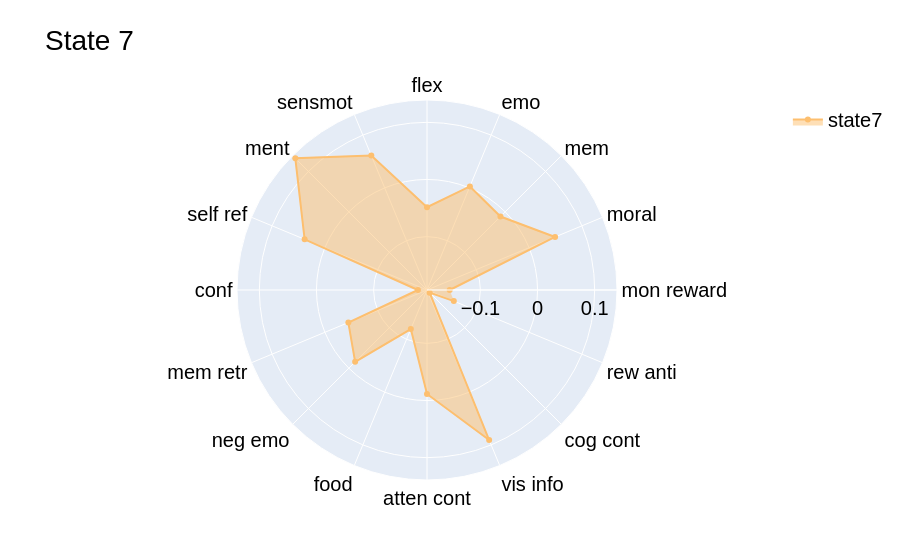

Write notebook code for a chart like this one.
### Code cell
fig = go.Figure()
    
fig.add_trace(go.Scatterpolar(
        r=data['State7'],  
        theta=labels,  
        fill='toself',  
        name='state7',  
        line=dict(color=colors[6])  
    ))

fig.update_layout(
    polar=dict(
        radialaxis=dict(
            visible=True,
            tickvals=[-0.1,-0.75,0,0.1],
            tickangle=0
        )),
    showlegend=True,
    title=f"State 7",
        font=dict(
        family="Helvetica", 
        size=20,
        color="black",
    )
        )
fig.show()

### Figure 1 — Plotly figure (JSON) as saved in the notebook; plotly's stock layout.template omitted (floating-point values rounded to 4 significant figures)
{"data": [{"fill": "toself", "line": {"color": "rgb(253,191,111)"}, "name": "state7", "r": [-0.1537, 0.04921, -0.01163, 0.00279, -0.04861, 0.0613, 0.1325, 0.03839, -0.1775, -0.04443, -0.01557, -0.1195, -0.01139, 0.0908, -0.1869, -0.1426], "theta": ["mon reward", "moral", "mem", "emo", "flex", "sensmot", "ment", "self ref", "conf", "mem retr", "neg emo", "food", "atten cont", "vis info", "cog cont", "rew anti"], "type": "scatterpolar"}], "layout": {"font": {"color": "black", "family": "Helvetica", "size": 20}, "polar": {"radialaxis": {"tickangle": 0, "tickvals": [-0.1, -0.75, 0, 0.1], "visible": true}}, "showlegend": true, "title": {"text": "State 7"}}}
